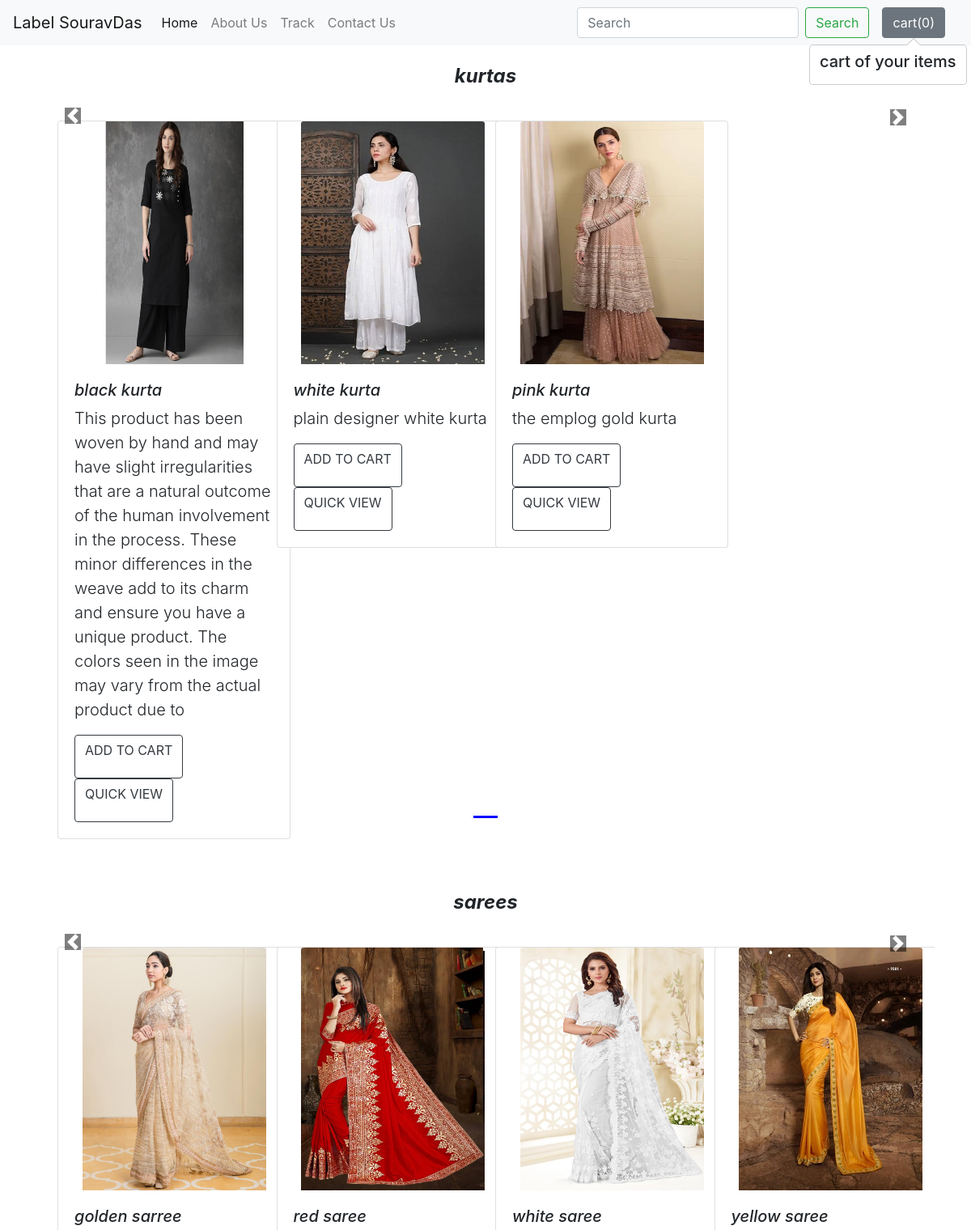
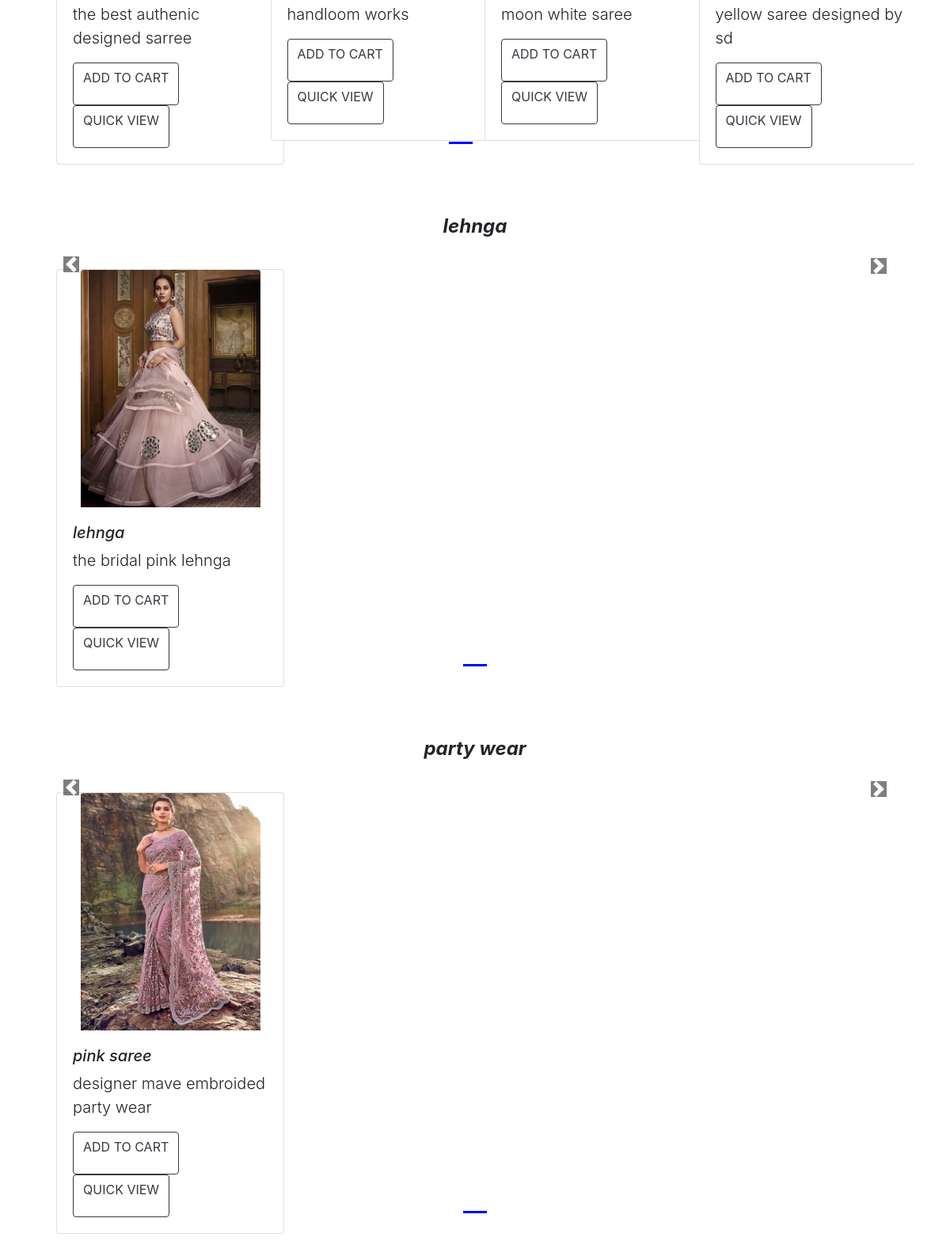
The app's page /shop/ with its own data (2 pictures, top to bottom).
### shop/models.py (models this page shows)
class product(models.Model):
    product_id=models.AutoField
    product_name=models.CharField(max_length=50)
    category=models.CharField(max_length=50,default="")
    subcategory=models.CharField(max_length=50,default="")
    price=models.IntegerField(default=0)
    desc=models.CharField(max_length=3000)
    publish_date=models.DateField()
    image=models.ImageField(upload_to="shop/images",default="")
    def __str__(self):
        return self.product_name

### shop/views.py (the view)
# urls.py: path("",views.index,name="blog home"),
def index(request):
        allprods=[]
        catprod=product.objects.values("subcategory","id")
        cats={item["subcategory"] for item in catprod}
        for cat in cats:
                products=product.objects.filter(subcategory=cat)
                print(products)
                n = len(products)
                nslides = n // 4 + ceil((n / 4) - (n // 4))
                allprods.append([products,range(1,nslides),nslides])
        params={"allprods":allprods}
        return render(request,"shop/index.html",params)

### shop/templates/shop/index.html (shortened to what this page needs)
{% extends 'shop/basic.html' %}
{% block body %}
{% load static %}
<div class="container">
    {%  for products,range,nslides in allprods %}
    <h4><p class="font-italic text-center font-weight-bold  my-4"> {{products.0.subcategory}}</p></h4>
       <div class="row">
        <div id="demo{{forloop.counter}}" class="col carousel slide my-3" data-ride="carousel">
            <ul class="carousel-indicators">
                <li data-target="#demo{{forloop.counter}}" data-slide-to="0" class="active"></li>
                {% for i in range %}
                <li data-target="#demo{{forloop.parentloop.counter}}" data-slide-to="{{i}}" ></li>
                {% endfor %}
            </ul>
            <div class="container carousel-inner no-padding">
                <div class="carousel-item active">
                    {% for i in products %}
                    <div class="col-xs-3 col-sm-3 col-md-3">
                        <div class="card align-items-center" style="width: 18rem;">
                            <img src='/media/{{ i.image }}' class="card-img-top" alt="...">
                            <div class="card-body">
                                <h5 class="font-italic"  id="namepr{{ i.id }}" >{{i.product_name }}</h5>
                                <p class="lead">{{ i.desc }}</p>
                                <span id="divpr{{i.id}}" class="divpr">
                                    <button id="pr{{ i.id }} " type="button" class="btn btn-outline-dark cart" > <p
                                        class="text-uppercase">Add to
                                    Cart</p></button>
                                </span>
                                <a href="/shop/products/{{i.id}}"> <button id="qv{{ i.id }} " type="button"
                                                                           class="btn btn-outline-dark cart" > <p
                                        class="text-uppercase">Quick
                                    View</p></button></a>
                            </div>
                        </div>
                    </div>
                    {% if forloop.counter|divisibleby:4 and forloop.counter > 0 and not forloop.last %}
                </div><div class="carousel-item">
                {% endif %}
                {% endfor %}
            </div>
            </div>
        </div>
        <a class="carousel-control-prev" href="#demo{{forloop.counter}}" data-slide="prev">
            <span class="carousel-control-prev-icon"></span>
        </a>
        <a class="carousel-control-next" href="#demo{{forloop.counter}}" data-slide="next">
            <span class="carousel-control-next-icon"></span><br>
        </a>
    </div>
<br>
{% endfor %}
    </div>
{% endblock%}

### shop/templates/shop/basic.html (shortened to what this page needs)
<!doctype html>
<html lang="en">
  <head>
    <link rel="stylesheet" href="https://stackpath.bootstrapcdn.com/bootstrap/4.2.1/css/bootstrap.min.css">
  </head>
  <body>
  {% load static %}
    <nav class="navbar navbar-expand-lg navbar-light bg-light">
  <a class="navbar-brand" href="/shop">Label SouravDas</a>
  <div class="collapse navbar-collapse" id="navbarSupportedContent">
    <ul class="navbar-nav mr-auto">
      <li class="nav-item active">
        <a class="nav-link" href="/shop">Home <span class="sr-only">(current)</span></a>
      </li>
      <li class="nav-item">
        <a class="nav-link" href="/shop/about">About Us</a>
      </li>
      <li class="nav-item">
        <a class="nav-link" href="/shop/track">Track</a>
      </li>
      <li class="nav-item">
        <a class="nav-link" href="/shop/contact">Contact Us</a>
      </li>
    </ul>
    <form class="form-inline my-2 my-lg-0">
      <input class="form-control mr-sm-2" type="search" placeholder="Search" aria-label="Search">
      <button class="btn btn-outline-success my-2 my-sm-0" type="submit">Search</button>
    </form>
    <button type="button" class="btn btn-secondary mx-3" id="popcart" data-html="true"data-container="body"
            data-toggle="popover"
            data-placement="bottom" data-content="Vivamus
sagittis lacus vel augue laoreet rutrum faucibus.">
      cart(<span id="cart">0</span>)
    </button>
  </div>
    </nav>
  {% block body %} {% endblock %}
  </body>
</html>

### records on screen
product: subcategory "kurtas", image (picture), product_name "black kurta", desc "This product has been woven by hand and may have slight irregularities that are a natural outcome of the human involvement in the process. These minor differences in the weave add to its charm and ensure you have a unique product. The colors seen in the image may vary from the actual product due to"
product: image (picture), product_name "white kurta", desc "plain designer white kurta"
product: image (picture), product_name "pink kurta", desc "the emplog gold kurta"
product: subcategory "sarees", image (picture), product_name "golden sarree", desc "the best authenic designed sarree"
product: image (picture), product_name "red saree", desc "handloom works"
product: image (picture), product_name "white saree", desc "moon white saree"
product: image (picture), product_name "yellow saree", desc "yellow saree designed by sd"
product: subcategory "lehnga", image (picture), product_name "lehnga", desc "the bridal pink lehnga"
product: subcategory "party wear", image (picture), product_name "pink saree", desc "designer mave embroided party wear"
